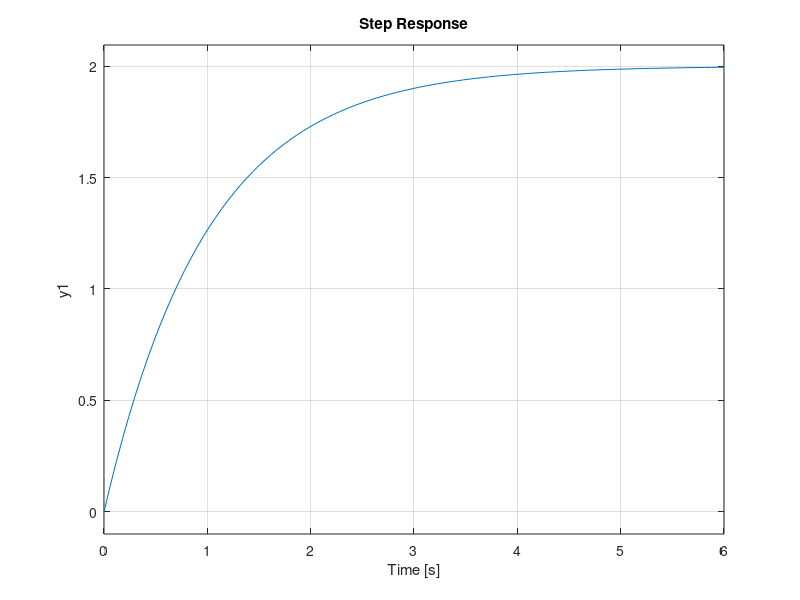

Here is the MATLAB script that generated this plot:
clc, clear

%% Representacion de estado

% Ejercicio

% ẋ = -x + u
% y = 2x

%% Desarrollo

% De acuerdo al ejercicio dado se identifican las matrices A,B,C,D 
A = -1;
B = 1;
C = 2;
D = 0;

% Se obtienen los espacios de estado y su funcion de transferencia
sys = ss(A,B,C,D)

[num,den] = ss2tf(A,B,C,D);
G = tf(num,den)

step(G)

% [zz,pp,kk] = ss2zp(A,B,C,D);
% G1 = zpk(zz,pp,kk)
